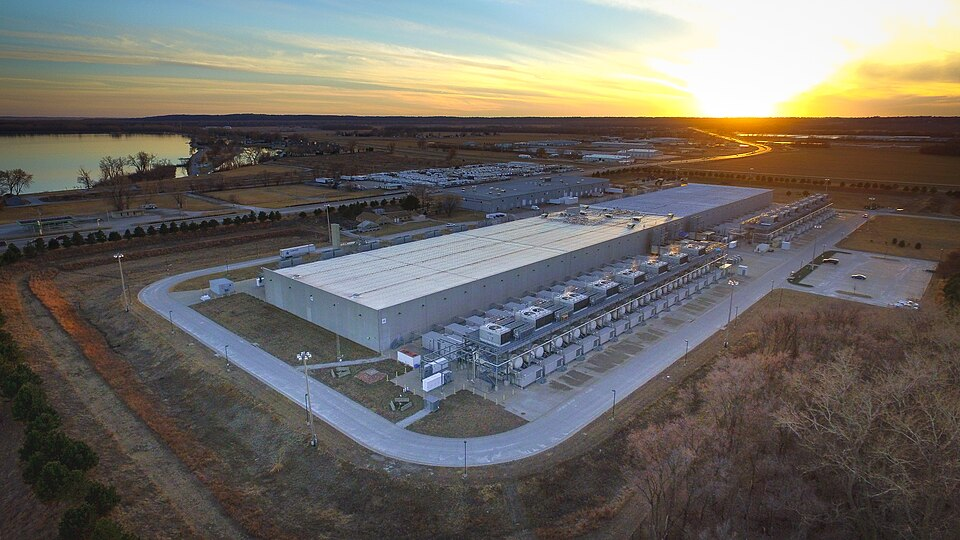
#> input picture subjects/ai/frames/compute/data-centre.jpg, 960 x 540 px
$ python navy_nurse_seal.py ../../subjects/ai/frames/compute/data-centre.jpg ../../subjects/ai/frames/compute/tpu-v4-board.jpg ../../subjects/ai/frames/compute/tpu-v4-board.jpg
#> lines starting #> are read from the running program, lines starting #| are printed output that depends on the picture; after the words box and inside, x2 and y2 are one past the last pixel; in counts of white or black regions, pixels touching at a corner belong together
# /// script
# dependencies = ["pillow", "numpy", "potracer"]
# ///
"""Trace the seal of the US Navy Nurse Corps (US Navy, public domain) to currentColor paths.
Only the gold is traced (the rope, the lettering, the stars, the oak leaf and the 1908 scroll),
so on a dark ground the seal reads as gold on navy. The image is enlarged three times first,
since the source is only 418 pixels wide. Writes two files: the whole seal, and the oak leaf
alone (the Nurse Corps device, for the sleeve).

    curl -L -o seal.png 'https://upload.wikimedia.org/wikipedia/commons/…/Seal_of_the_United_States_Navy_Nurse_Corps.png'
    uv run create-tools/trace-art/navy_nurse_seal.py seal.png create-tools/draw-plates/art/navy-nurse-seal-trace.txt create-tools/draw-plates/art/navy-nurse-leaf-trace.txt

Keeping Watch's dedication plate (draw-plates/nursing_dedication.py) draws the result (korg 3470)."""
import sys
import numpy as np, potrace
from PIL import Image

K = 3
im = Image.open(sys.argv[1]).convert('RGB')
#> im is the input picture: PIL image 960x540 RGB; mean R, G, B 109.2, 105, 99
im = im.resize((im.width * K, im.height * K), Image.LANCZOS)
#> im: PIL image 2880x1620 RGB
a = np.asarray(im).astype(int)
r, g, b = a[..., 0], a[..., 1], a[..., 2]
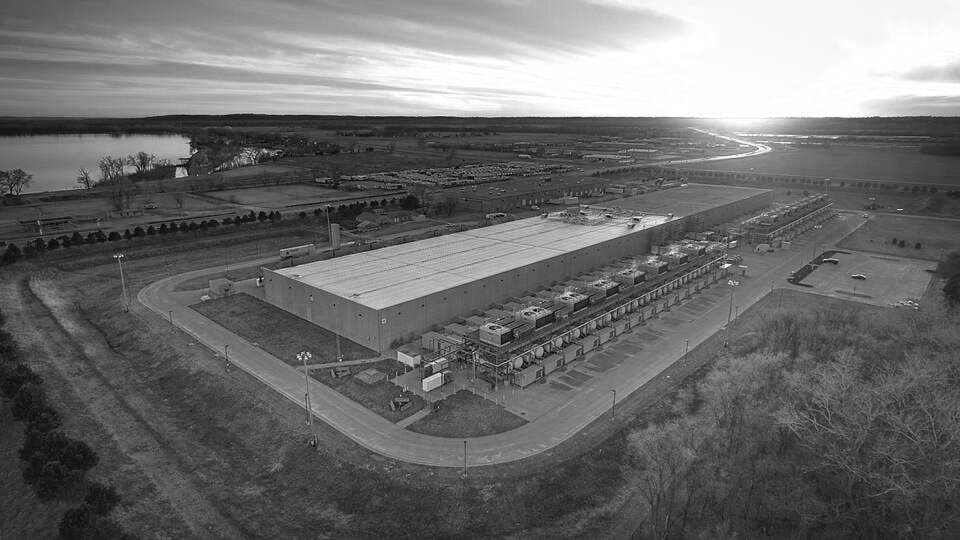
#> r: shape (1620, 2880) int64 (shown at 1/3 size); min 0, max 255, mean 109.2
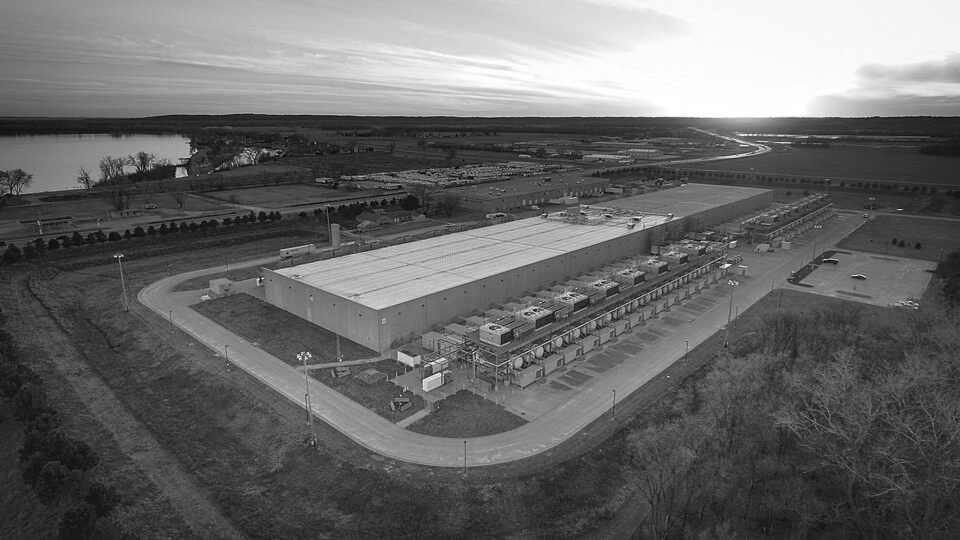
#> g: shape (1620, 2880) int64 (shown at 1/3 size); min 0, max 255, mean 105
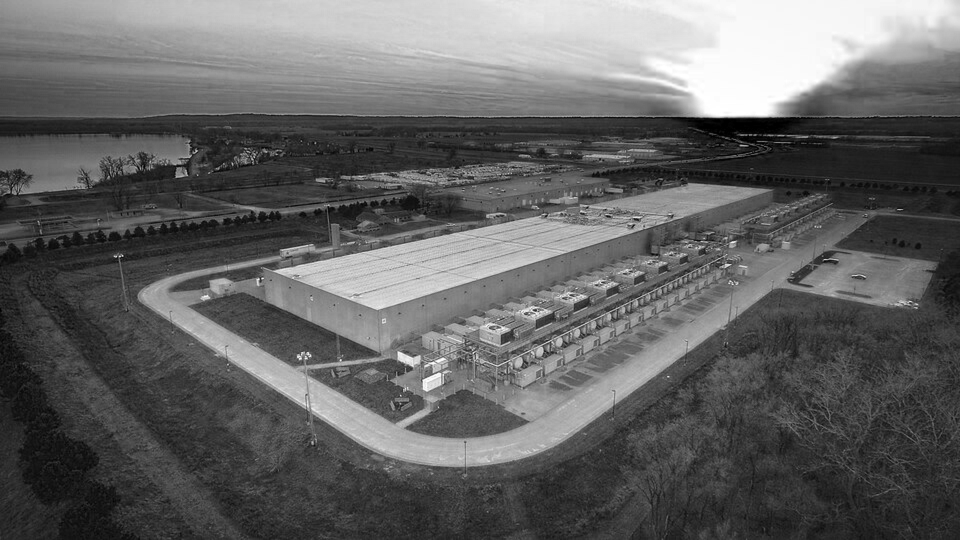
#> b: shape (1620, 2880) int64 (shown at 1/3 size); min 0, max 255, mean 99
gold = (r > 140) & (r - b > 25)                  # gold, and the leaf's pale cream highlights; not the blue or the white
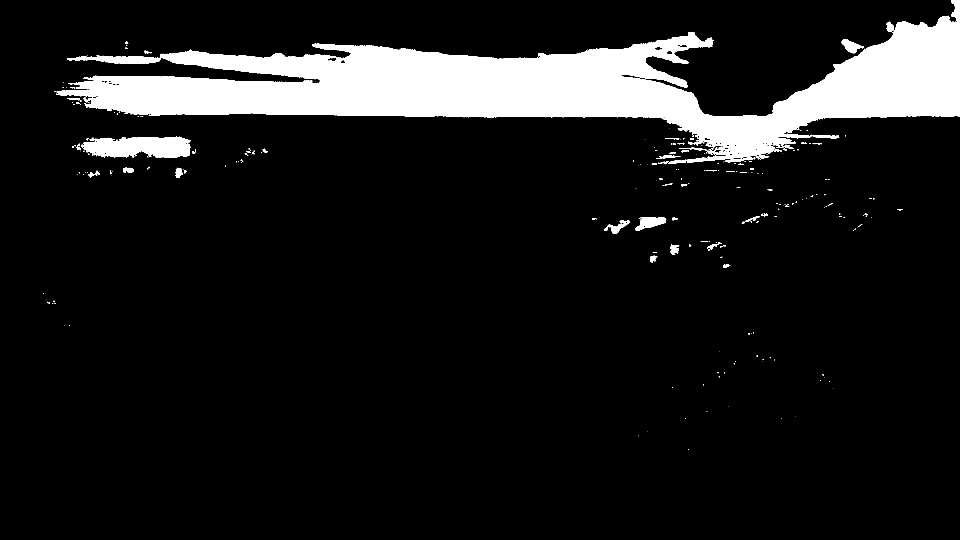
#> gold: shape (1620, 2880) bool (shown at 1/3 size); 10.5% white; 254 white regions (181 under 20 px), largest, box (x1, y1, x2, y2) and area: (168, 0, 2880, 492) 459411, (243, 410, 571, 474) 16222, (1906, 651, 1999, 693) 2152
yy, xx = np.mgrid[0:a.shape[0], 0:a.shape[1]]
disc = (xx - 209 * K) ** 2 + (yy - 209 * K) ** 2 < (118 * K) ** 2
gold |= disc & (r > 225) & (g > 225) & (b > 190)  # the leaf's near-white highlight, inside the inner disc only


def f(v): return f'{v / K:.1f}'.rstrip('0').rstrip('.')


def trace(mask, dx=0, dy=0):
#> (the run stopped early here; a loop or call above may not have finished)
